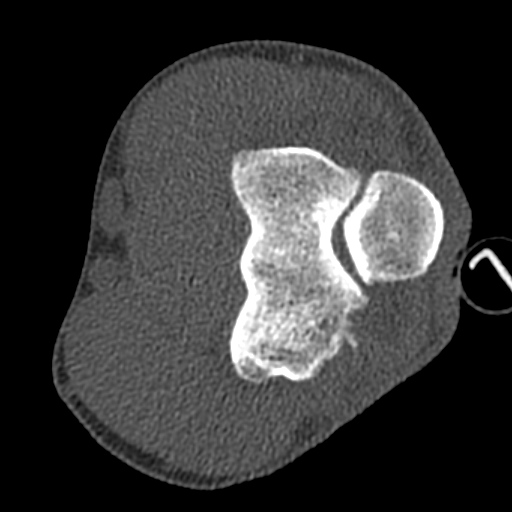
#> input picture ex5/data/ElbowCTSlice.png, 512 x 512 px
$ jupyter execute ex5_8.ipynb
#> lines starting #> are read from the running program, lines starting #| are printed output that depends on the picture; after the words box and inside, x2 and y2 are one past the last pixel; in counts of white or black regions, pixels touching at a corner belong together
[cell 1]
from skimage.filters import prewitt_h
from skimage.filters import prewitt_v
from skimage.filters import prewitt
from skimage import io
import matplotlib.pyplot as plt
from skimage.filters import median, gaussian
import numpy as np
from skimage.filters import threshold_otsu

[cell 2]
# Read image
img = io.imread('data/ElbowCTSlice.png', as_gray=True)
#> img is the input picture: shape (512, 512) float64; min 0, max 1, mean 0.219

# Show image
plt.figure()
plt.imshow(img, cmap='gray')
plt.axis('off')
plt.title('Original image')
plt.show()

[cell 3]
# Filterint with Gaussian filter
img_gauss = gaussian(img, sigma=4)
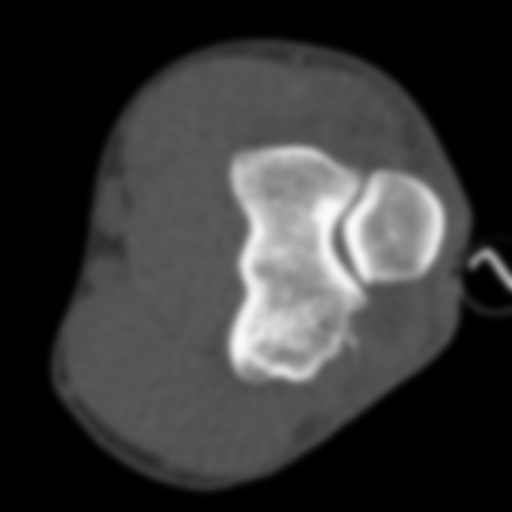
#> img_gauss: shape (512, 512) float64; min 0, max 0.984, mean 0.219

# Show image
plt.figure()
plt.imshow(img_gauss, cmap='gray')
plt.axis('off')
plt.title('Gaussian filter')
plt.show()

[cell 4]
# Filterint with Median filter
size = 10
footprint = np.ones((size, size))
img_median = median(img, footprint=footprint)
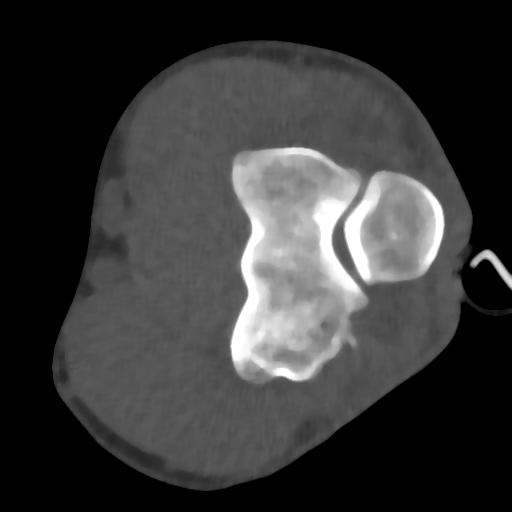
#> img_median: shape (512, 512) float64; min 0, max 1, mean 0.219

# Show image
plt.figure()
plt.imshow(img_median, cmap='gray')
plt.axis('off')
plt.title('Median filter')
plt.show()

[cell 5]
# Apply Prewitt filter
img_prewitt = prewitt(img_median) # Use median filtered image
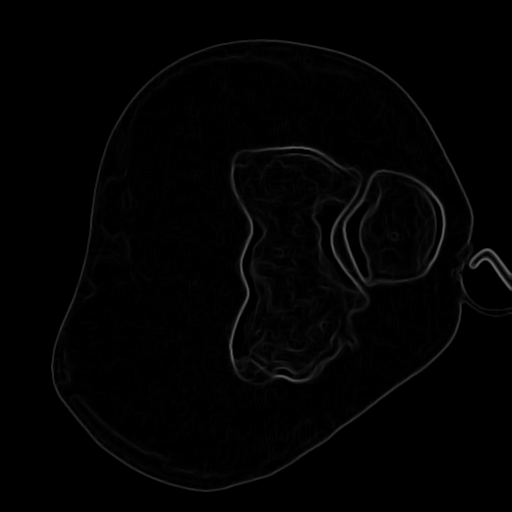
#> img_prewitt: shape (512, 512) float64; min 0, max 0.419, mean 0.0101

# Show image
plt.figure()
plt.imshow(img_prewitt, cmap='gray')
plt.axis('off')
plt.title('Prewitt filter')
plt.show()

[cell 6]
# Apply Ostus threshold
thresh = threshold_otsu(img_prewitt)
#> thresh = 0.0778
img_binary = img_prewitt > thresh
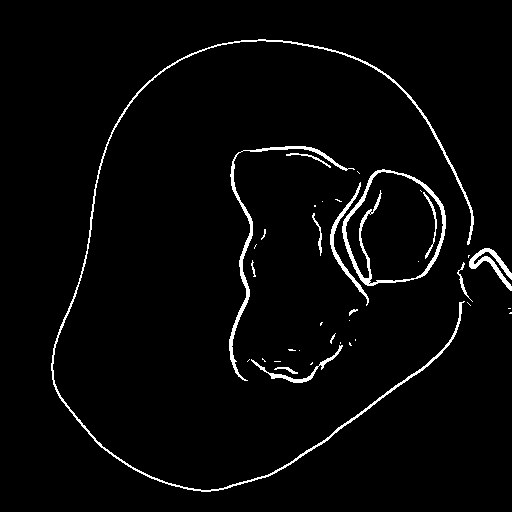
#> img_binary: shape (512, 512) bool; 2.9% white in thin lines or dots, all inside (x1, y1, x2, y2) = (51, 39, 512, 492)

# Show image
plt.figure()
plt.imshow(img_binary, cmap='gray')
plt.axis('off')
plt.title('Binary image')
plt.show()

[cell 7]
# Visualization with terrain color map

min_val = np.min(img)
#> min_val = 0
max_val = np.max(img)
#> max_val = 1


plt.figure()
plt.imshow(img, vmin=min_val, vmax=max_val, cmap='terrain')
plt.axis('off')
plt.title('Original image')

$ run again, with ex5/data/SaltPepper.png copied over ex5/data/ElbowCTSlice.png
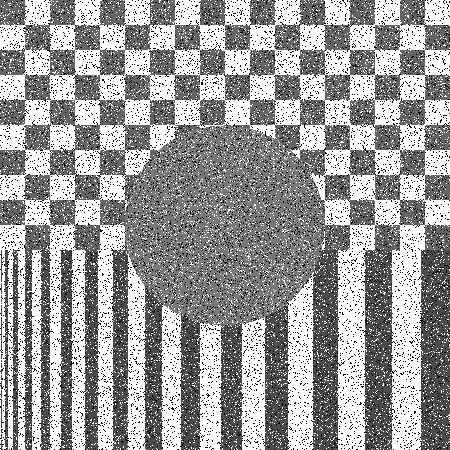
#> input picture ex5/data/SaltPepper.png, 450 x 450 px
#> img is the input picture: shape (450, 450) float64; min 0, max 1, mean 0.613
#> `img_prewitt = prewitt(img_median)`:
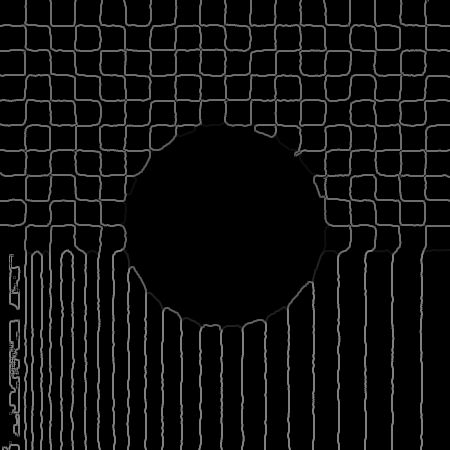
#> img_prewitt: shape (450, 450) float64; min 0, max 0.526, mean 0.0512
#> thresh = 0.213
#> `img_binary = img_prewitt > thresh`:
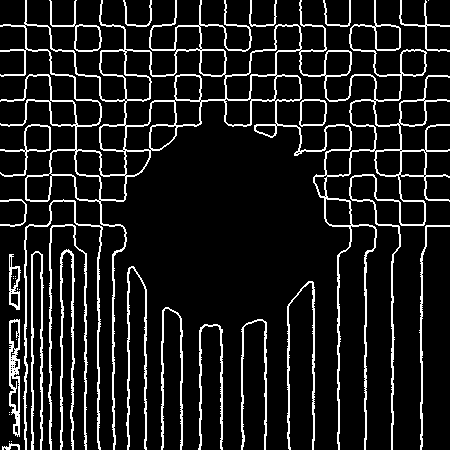
#> img_binary: shape (450, 450) bool; 11.3% white in thin lines or dots
#> min_val = 0
#> max_val = 1
